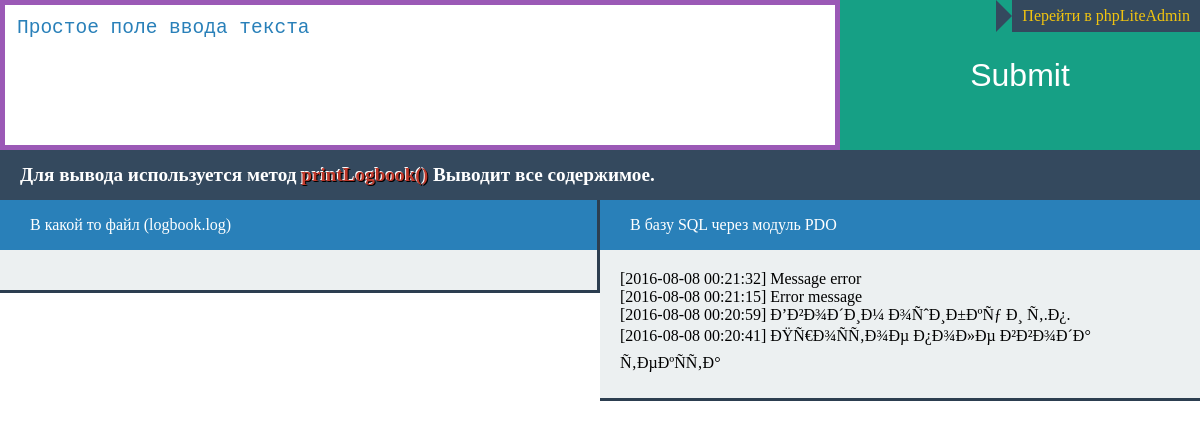
The page / on the database its author committed.
### tables this page shows
CREATE TABLE `logbook` (
  `id` int(11) NOT NULL AUTO_INCREMENT,
  `date` text NOT NULL,
  `msg` text NOT NULL,
  PRIMARY KEY (`id`)
);

### Logger/LoggerPDO.php (the view, shortened to what this page needs)
<?php
class LoggerPDO extends Logger
{
	protected function __construct()
	{
		try
		{
		switch (self::$config['db.name']) {
			case 'MySQL':
			$this->_db = new \PDO(self::$config['db.conn'], self::$config['db.mysql.user'], self::$config['db.mysql.password']);
			$this->_db->exec(self::$config['db.request.create.table']);
			break;
		}
	} catch (\Exception $e)
	{
		echo 'Произошла ошибка:';
		echo $e->getMessage();
		echo $e->getLine();
		echo $e->getFile();
	}
	}
	public function printLogbook()
	{
		$sql = "SELECT * FROM logbook ORDER BY id DESC";
		$result = $this->_db->query($sql);
		if($result) {
			while ($log = $result->fetch(\PDO::FETCH_ASSOC)) {
				echo $log['date'].' '.nl2br($log['msg']).'<br>';
			}
		}
	}
}

### index.php (shortened to what this page needs)
<!DOCTYPE html>
<html lang="en">
<head>
	<link href="./css/screen.css" media="screen, projection" rel="stylesheet" type="text/css" />
</head>
<body>
	<a class="phpLiteAdmin" href="./phpLiteAdmin/">Перейти в phpLiteAdmin</a>
	<div class="block-create-log">
		<form action="./" method="POST">
			<textarea class="message" name="msg">Простое поле ввода текста</textarea>
			<input type="submit" class="bt-send">
		</form>
	</div>
	<div class="block-conclusion">
		<header class="header-coclusion">
			<h5>Для вывода используется метод <span class="fun">printLogbook()</span> Выводит все содержимое.</h5>
		</header>
		<div class="wrapper-view-log-file left">
			<div class="header-log">В какой то файл (logbook.log)</div>
			<div class="view-log-file">
			</div>
		</div>
		<div class="wrapper-view-log-file right">
			<div class="header-log">В базу SQL через модуль PDO</div>
			<div class="view-log-file">
				<?php
				LogFactory::DB('PDO')->printLogbook();
				?>
			</div>
		</div>
	</div>
</body>
</html>

### css/screen.css (style rules this page uses)
html,body,div,span,applet,object,iframe,h1,h2,h3,h4,h5,h6,p,blockquote,pre,a,abbr,acronym,address,big,cite,code,del,dfn,em,img,ins,kbd,q,s,samp,small,strike,strong,sub,sup,tt,var,b,u,i,center,dl,dt,dd,ol,ul,li,fieldset,form,label,legend,table,caption,tbody,tfoot,thead,tr,th,td,article,aside,canvas,details,embed,figure,figcaption,footer,header,hgroup,menu,nav,output,ruby,section,summary,time,mark,audio,video { margin:0;padding:0;border:0;font-size:100%;font:inherit;vertical-align:baseline }
article,aside,details,figcaption,figure,footer,header,hgroup,menu,nav,section { display:block }
body { line-height:1 }
* { box-sizing:border-box }
.fun { color:#C0392B;text-shadow:1px 1px #000, -1px -1px #fff }
html,body,.header-coclusion,.block-create-log { width:100%;font:1em PT Sans;min-width:500px }
html,body { height:100% }
.block-create-log { height:150px }
.block-create-log form { width:100%;height:100% }
.block-create-log form .message,.block-create-log form .bt-send { float:left;display:block;height:inherit }
.block-create-log form .message { width:70%;font-size:1.5em;color:#2980B9;padding:12px;resize:none;border:5px solid #9B59B6 }
.block-create-log form .bt-send { background:#16A085;width:30%;border:0;color:#fff;font-size:2em;cursor:pointer }
.block-conclusion .header-coclusion { padding:0 20px;font-size:1.2em;font-weight:bold;background:#34495E;color:#fff;height:50px;line-height:50px }
.block-conclusion .wrapper-view-log-file { width:50%;float:left;background:#ECF0F1;border-bottom:3px solid #2C3E50 }
.block-conclusion .wrapper-view-log-file.left { border-right:3px solid #2C3E50 }
.block-conclusion .wrapper-view-log-file .header-log { width:100%;height:50px;background:#2980B9;color:#fff;font-size:1em;line-height:50px;text-indent:30px }
.block-conclusion .wrapper-view-log-file .view-log-file { padding:20px }
.phpLiteAdmin { position:fixed;display:block;height:2em;line-height:2em;padding:0 10px;top:0;right:0;color:#F1C40F;text-decoration:none;background:#34495E }
.phpLiteAdmin:after { content:'';position:absolute;display:block;border:1em solid transparent;border-left:1em solid #34495E;top:0;left:-1em;width:0;height:0 }

### rows shown on the page
logbook: date "[2016-08-08 00:21:32]", msg "Message error"
logbook: date "[2016-08-08 00:21:15]", msg "Error message"
logbook: date "[2016-08-08 00:20:59]", msg "Ð’Ð²Ð¾Ð´Ð¸Ð¼ Ð¾ÑˆÐ¸Ð±ÐºÑƒ Ð¸ Ñ‚.Ð¿."
logbook: date "[2016-08-08 00:20:41]", msg "ÐŸÑ€Ð¾ÑÑ‚Ð¾Ðµ Ð¿Ð¾Ð»Ðµ Ð²Ð²Ð¾Ð´Ð° Ñ‚ÐµÐºÑÑ‚Ð°"
